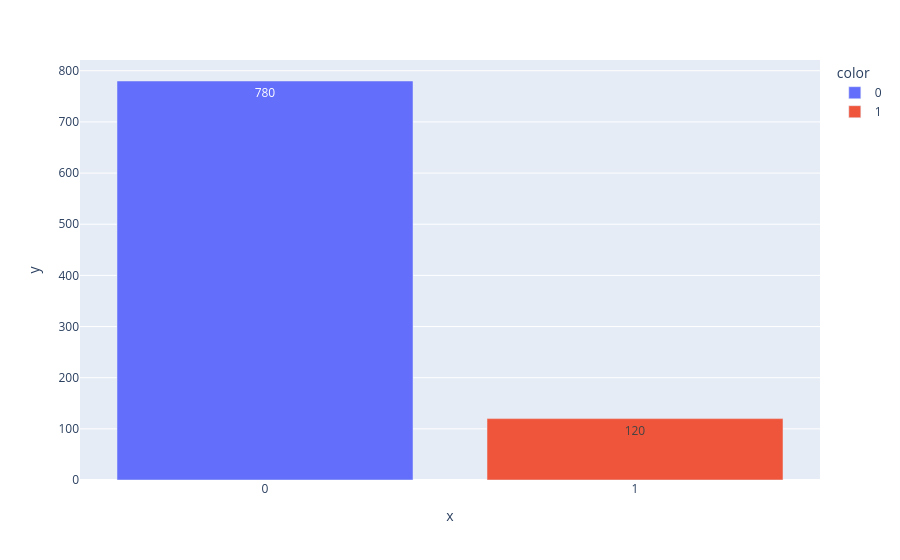

Notebook code cell kept with this figure:
### Code cell
# Diagramme en barre des nombres d'observations
bar_plot(val)

### Figure 1 — Plotly figure (JSON) as saved in the notebook; plotly's stock layout.template omitted (floating-point values rounded to 4 significant figures)
{"data": [{"hovertemplate": "color=0<br>x=%{x}<br>y=%{y}<extra></extra>", "legendgroup": "0", "marker": {"color": "#636efa", "pattern": {"shape": ""}}, "name": "0", "orientation": "v", "showlegend": true, "textposition": "auto", "texttemplate": "%{y}", "type": "bar", "x": ["0"], "xaxis": "x", "y": [780], "yaxis": "y"}, {"hovertemplate": "color=1<br>x=%{x}<br>y=%{y}<extra></extra>", "legendgroup": "1", "marker": {"color": "#EF553B", "pattern": {"shape": ""}}, "name": "1", "orientation": "v", "showlegend": true, "textposition": "auto", "texttemplate": "%{y}", "type": "bar", "x": ["1"], "xaxis": "x", "y": [120], "yaxis": "y"}], "layout": {"barmode": "relative", "legend": {"title": {"text": "color"}, "tracegroupgap": 0}, "margin": {"t": 60}, "xaxis": {"anchor": "y", "domain": [0.0, 1.0], "title": {"text": "x"}}, "yaxis": {"anchor": "x", "domain": [0.0, 1.0], "title": {"text": "y"}}}}
